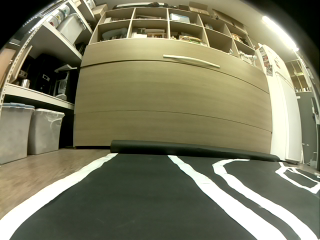
#> input picture 03 방향 결정/raw_image_set_1/raw_image_0_ff.png, 320 x 240 px; its folder holds only this picture in this run
$ python decision.py
#> lines starting #> are read from the running program, lines starting #| are printed output that depends on the picture; after the words box and inside, x2 and y2 are one past the last pixel; in counts of white or black regions, pixels touching at a corner belong together
#> further down, image is the input picture: shape (240, 320, 3); mean B, G, R 95.5, 122.2, 123
# -*- coding: utf-8 -*-
"""
Created on Thu Jul 18 20:57:43 2019

@author: SHF_W
"""

# -*- coding: utf-8 -*-
"""
Created on Fri Jul 12 03:19:52 2019

@author: kbdlab2

motor
Camera Calibrated
select white
keyboard control (PWM)
decision

"""
import cv2
import numpy as np
import time
import math
import glob
import os
import image_process as img

def select_white(image, white):
#> called with white = 160
    lower = np.uint8([white,white,white])
    upper = np.uint8([255,255,255])
    white_mask = cv2.inRange(image, lower, upper)
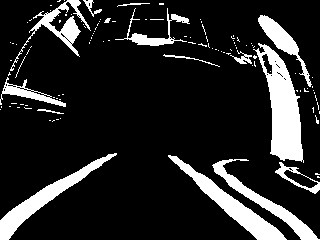
#> white_mask: shape (240, 320); 15.4% white; 114 white regions (98 under 20 px), largest, box (x1, y1, x2, y2) and area: (253, 43, 304, 163) 2849, (168, 155, 287, 240) 1876, (0, 153, 117, 240) 1723
    return white_mask

def first_nonzero(arr, axis, invalid_val=-1):
    arr = np.flipud(arr)
    mask = arr!=0
    return np.where(mask.any(axis=axis), mask.argmax(axis=axis), invalid_val)

# [81 lines left out: functions set_path1, set_path2, not called in this run]


def set_path3(image, forward_criteria):
#> called with forward_criteria = 0.25
    height, width = image.shape
#> height = 240; width = 320
    height = height-1
#> height = 239
    width = width-1
#> width = 319
    center=int(width/2)
#> center = 159
    left=0
    right=width
#> right = 319

    center = int((left+right)/2)

    try:
        '''if image[height][:center].min(axis=0) == 255:
            left = 0
        else:
            left = image[height][:center].argmin(axis=0)
        if image[height][center:].max(axis=0) == 0:
            right = width
        else:
            right = center+image[height][center:].argmax(axis=0)
            q
        center = int((left+right)/2)'''

        print(int(first_nonzero(image[:,center],0,height)))
#> in first_nonzero, `arr = np.flipud(arr)`: arr = 240 values, max 255 at index 195, min 0 at index 0, mean 10.62
#| 195
        forward = min(int(height),int(first_nonzero(image[:,center],0,height))-1)
#> forward = 194
        #print(height, first_nonzero(image[:,center],0,height))

        left_line = first_nonzero(image[height-forward:height,center:],1, width-center)
#> call 3 of first_nonzero, with axis = 1, invalid_val = 160
#> in first_nonzero (call 3), `arr = np.flipud(arr)`:
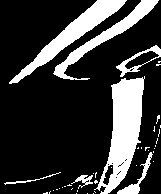
#> arr: shape (194, 161); 22.2% white; 41 white regions (34 under 20 px), largest, box (x1, y1, x2, y2) and area: (94, 76, 145, 194) 2842, (9, 0, 127, 84) 1846, (53, 0, 159, 80) 1302
#> left_line = 194 values, max 113 at index 84, min 4 at index 183, mean 77.53
        right_line = first_nonzero(np.fliplr(image[height-forward:height,:center]),1, center)
#> call 4 of first_nonzero, with axis = 1, invalid_val = 159
#> in first_nonzero (call 4), `arr = np.flipud(arr)`:
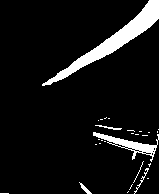
#> arr: shape (194, 159); 8% white; 28 white regions (22 under 20 px), largest, box (x1, y1, x2, y2) and area: (42, 0, 159, 86) 1714, (93, 132, 159, 162) 516, (134, 168, 149, 194) 49, (79, 182, 92, 194) 48, (95, 125, 122, 130) 46, (133, 161, 144, 183) 22
#> right_line = 194 values, max 159 at index 86, min 0 at index 193, mean 116

        center_y = (np.ones(forward)*2*center-left_line+right_line)/2-center
#> center_y = 194 values, max 59 at index 181, min -35.5 at index 84, mean 19.22
        center_x = np.vstack((np.arange(forward), np.zeros(forward)))
        m, c = np.linalg.lstsq(center_x.T, center_y, rcond=-1)[0]
#> m = 0.132; c = 0
        if forward < 20 or forward < 50 and abs(m) < 0.35:
            result = 'backward'
        elif abs(m) < forward_criteria:
            result = 'forward'
        elif m > 0:
            result = 'left'
        else:
            result = 'right'
    except:
        result = 'backward'
        m = 0

    return result, round(m,4), forward


if __name__ == "__main__":
    start_time=time.time()
    path = './raw_image_set_1/*.png'
    file_list = glob.glob(path)
    cnt = 0
    for i in file_list:
        image = cv2.imread(i)
        name, extension = os.path.splitext(os.path.basename(i))
        masked_image=select_white(image,160)
        cv2.imshow("video", masked_image)
        result=set_path3(masked_image,0.25)
#> result = ('forward', 0.132, 194)
        #result=set_path1(masked_image,120)
        if result[0][0] in name[-3:]:
            answer = '○'
            cnt += 1
        else:
            answer = '×'
        cv2.waitKey(0)
        print(name, answer, result)
#| raw_image_0_ff ○ ('forward', 0.1322, 194)
    cv2.destroyAllWindows()
    print('\nAvearage FPS:', round(len(file_list)/(time.time()-start_time),2), "Acurracy:", str(round(100*cnt/len(file_list), 2))+" %")
